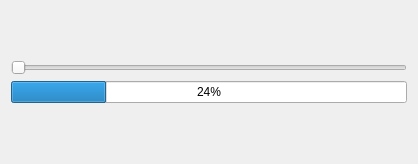
<?xml version="1.0" encoding="UTF-8"?>
<ui version="4.0">
 <class>Dialog</class>
 <widget class="QDialog" name="Dialog">
  <property name="geometry">
   <rect>
    <x>0</x>
    <y>0</y>
    <width>418</width>
    <height>164</height>
   </rect>
  </property>
  <property name="windowTitle">
   <string>Dialog</string>
  </property>
  <layout class="QVBoxLayout" name="verticalLayout_2">
   <item>
    <layout class="QVBoxLayout" name="verticalLayout">
     <item>
      <widget class="QSlider" name="horizontalSlider">
       <property name="orientation">
        <enum>Qt::Horizontal</enum>
       </property>
      </widget>
     </item>
     <item>
      <widget class="QProgressBar" name="progressBar">
       <property name="value">
        <number>24</number>
       </property>
      </widget>
     </item>
    </layout>
   </item>
  </layout>
 </widget>
 <resources/>
 <connections/>
</ui>
